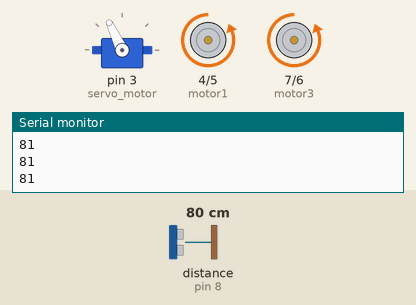
Simulated run of this sketch. Board: Arduino Uno, built with avr-gcc and run on an emulated ATmega328P. Parts: servo, motor-driver pin pairs drawn as motors (green arrow = first pin HIGH = forward, orange = second pin HIGH = backward, longer = more drive, scaled by the enable pin), the last lines printed to the serial monitor. Inputs (shaded band) come from the test bench; at power-on: distance to the obstacle (sensor on pin 8) 80 cm. The echo pulse lasts 58.3 µs per cm.

Above: at 3.4 s.
3.5 s: distance to the obstacle (sensor on pin 8) set to 44 cm
5.0 s: distance to the obstacle (sensor on pin 8) set to 37 cm
At 6.5 s:
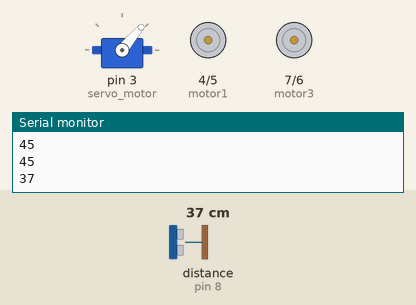
11.0 s: distance to the obstacle (sensor on pin 8) set to 60 cm
At 11.3 s:
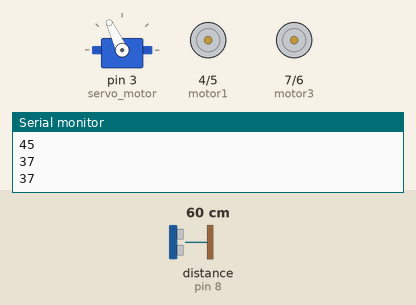
13.2 s: distance to the obstacle (sensor on pin 8) set to 2 cm
At 15.7 s:
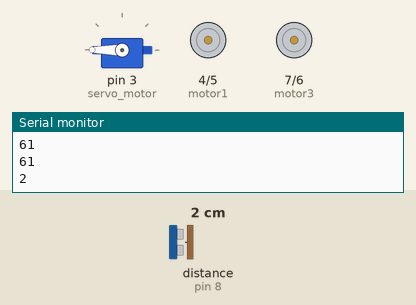
16.2 s: distance to the obstacle (sensor on pin 8) set to 120 cm
At 16.34 s:
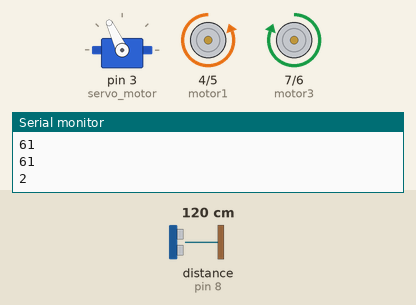
Timing chart, 0 to 19.1 s (numbered marks = the images above; inputs shaded):
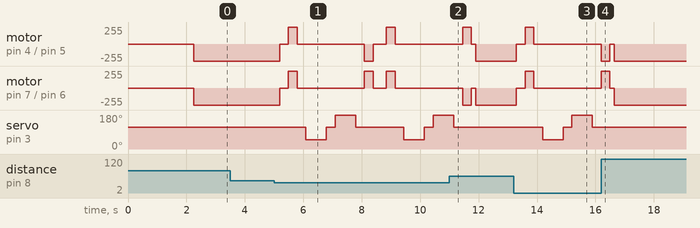

The sketch:

8_AUTONOMOUS_ROBOT.ino
```cpp
#include <Servo.h>
#include <NewPing.h>

const int motor1 = 4, motor2 = 5, motor3 = 7, motor4 = 6;
int enA = 10, enB = 9;
#define TRIGGER_PIN  11
#define ECHO_PIN     8
#define MAX_DISTANCE 500

Servo servo_motor;
NewPing sonar(TRIGGER_PIN, ECHO_PIN, MAX_DISTANCE);

boolean goesForward = false;
int distance = 300; //in Cm


void setup()
{

  pinMode(motor1, OUTPUT);
  pinMode(motor2, OUTPUT);
  pinMode(motor3, OUTPUT);
  pinMode(motor4, OUTPUT);
  pinMode(enA, OUTPUT);
  pinMode(enB, OUTPUT);

  analogWrite(enA, 255);
  analogWrite(enB, 255);

  servo_motor.attach(3);
  servo_motor.write(115);
  delay(2000);
  distance = readPing();
  delay(100);
  Serial.begin(9600);
}

void loop()
{
  Serial.println(distance);
  int distanceRight = 0;
  int distanceLeft = 0;
  delay(50);

  if (distance <= 40)
  {
    moveStop();
    delay(300);
    moveBackward();
    delay(300);
    moveStop();
    delay(300);
    distanceRight = lookRight();
    delay(300);
    distanceLeft = lookLeft();
    delay(300);

    if (distanceRight >= distanceLeft)
    {
      turnRight();
      delay(300);
      moveStop();
    }
    else
    {
      turnLeft();
      delay(300);
      moveStop();
    }

  }
  else
  {
    moveForward();
  }

    distance = readPing();
}

int lookRight()
{
  servo_motor.write(50);
  delay(500);
  int distance = readPing();
  delay(100);
  servo_motor.write(115);
  return distance;
}

int lookLeft()
{
  servo_motor.write(180);
  delay(500);
  int distance = readPing();
  delay(100);
  servo_motor.write(115);
  return distance;
}

int readPing()
{
  delay(100);
  int cm = sonar.ping_cm();
  if (cm==0)
  {
    cm=250;
  }
  return cm;
}

void moveStop()
{
  digitalWrite(motor1, LOW);
  digitalWrite(motor2, LOW);
  digitalWrite(motor3, LOW);
  digitalWrite(motor4, LOW);
}

void moveForward()
{
    digitalWrite(motor1, LOW);
    digitalWrite(motor2, HIGH);
    digitalWrite(motor3, LOW);
    digitalWrite(motor4, HIGH);
}

void moveBackward()
{
  digitalWrite(motor1, HIGH);
  digitalWrite(motor2, LOW);
  digitalWrite(motor3, HIGH);
  digitalWrite(motor4, LOW);
}

void turnRight()
{
  digitalWrite(motor1, LOW);
  digitalWrite(motor2, HIGH);
  digitalWrite(motor3, HIGH);
  digitalWrite(motor4, LOW);
}

void turnLeft()
{
  digitalWrite(motor1, HIGH);
  digitalWrite(motor2, LOW);
  digitalWrite(motor3, LOW);
  digitalWrite(motor4, HIGH);
}
```

Measured:
- the behaviour switches between 41 and 40 cm on distance to the obstacle (sensor on pin 8) (found by bisection; images 0 and 1)
- after the input at 11.0 s, servo on pin 3 (servo_motor): goes on until 11.2 s, then stays 115°
- after the input at 16.2 s, servo on pin 3 (servo_motor): stays 115° (without the input it goes to 50° after 1.3 s)
